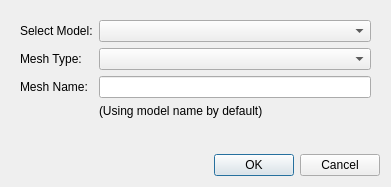
<?xml version="1.0" encoding="UTF-8"?>
<ui version="4.0">
 <class>svMeshCreate</class>
 <widget class="QWidget" name="svMeshCreate">
  <property name="windowModality">
   <enum>Qt::WindowModal</enum>
  </property>
  <property name="geometry">
   <rect>
    <x>0</x>
    <y>0</y>
    <width>391</width>
    <height>187</height>
   </rect>
  </property>
  <property name="windowTitle">
   <string>Create Mesh</string>
  </property>
  <layout class="QVBoxLayout" name="verticalLayout">
   <item>
    <widget class="QWidget" name="widget" native="true">
     <layout class="QFormLayout" name="formLayout">
      <item row="0" column="0">
       <widget class="QLabel" name="label">
        <property name="text">
         <string>Select Model:</string>
        </property>
       </widget>
      </item>
      <item row="2" column="0">
       <widget class="QLabel" name="label_2">
        <property name="text">
         <string>Mesh Name:</string>
        </property>
       </widget>
      </item>
      <item row="2" column="1">
       <widget class="QLineEdit" name="lineEditMeshName">
        <property name="text">
         <string/>
        </property>
       </widget>
      </item>
      <item row="0" column="1">
       <widget class="QComboBox" name="comboBox"/>
      </item>
      <item row="3" column="1">
       <widget class="QLabel" name="label_3">
        <property name="text">
         <string>(Using model name by default)</string>
        </property>
       </widget>
      </item>
      <item row="1" column="0">
       <widget class="QLabel" name="label_4">
        <property name="text">
         <string>Mesh Type:</string>
        </property>
       </widget>
      </item>
      <item row="1" column="1">
       <widget class="QComboBox" name="comboBoxMeshType"/>
      </item>
     </layout>
    </widget>
   </item>
   <item>
    <widget class="QDialogButtonBox" name="buttonBox">
     <property name="orientation">
      <enum>Qt::Horizontal</enum>
     </property>
     <property name="standardButtons">
      <set>QDialogButtonBox::Cancel|QDialogButtonBox::Ok</set>
     </property>
    </widget>
   </item>
  </layout>
 </widget>
 <resources/>
 <connections/>
</ui>
